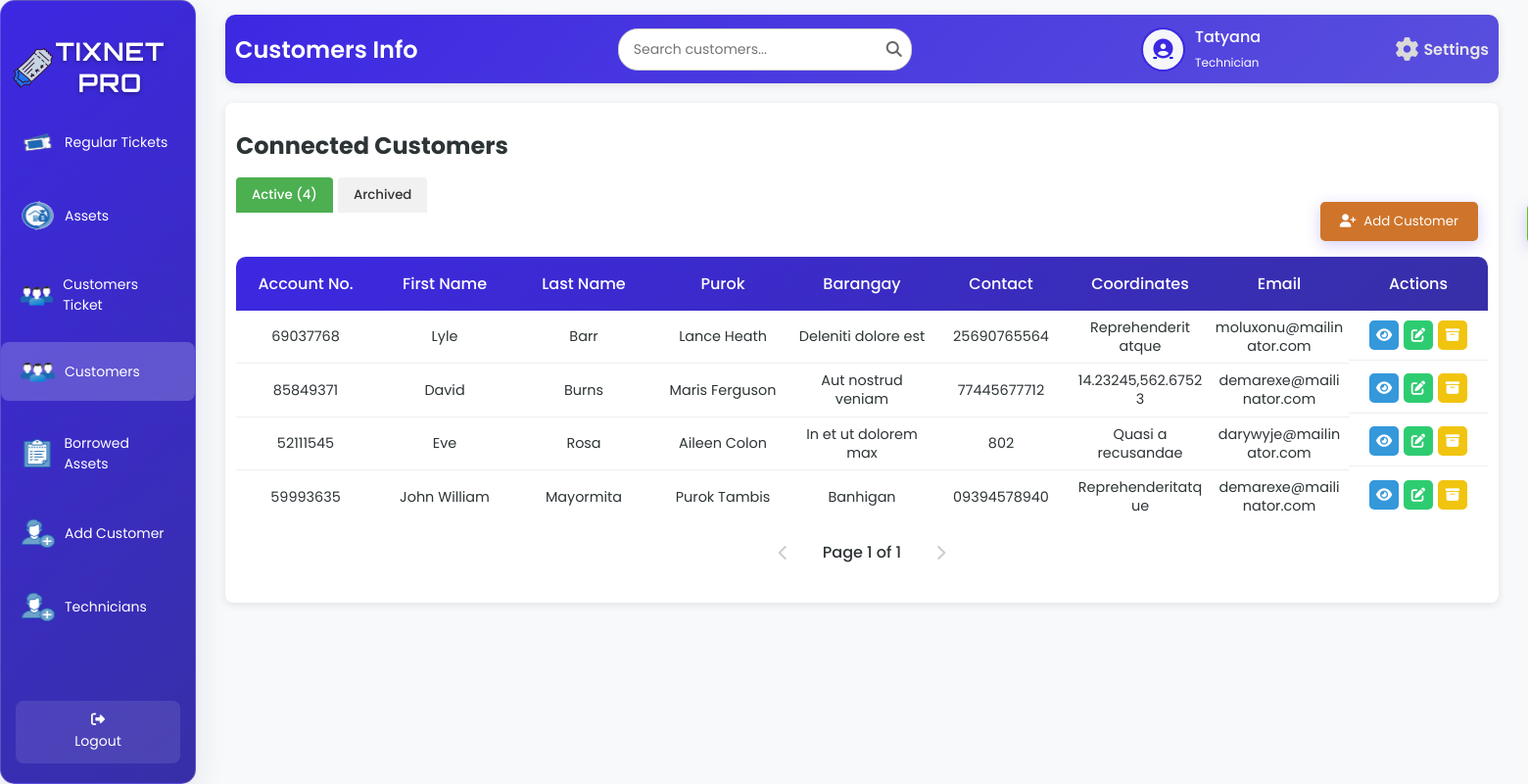
Page /customersT.php (signed in) on the earlier database version.
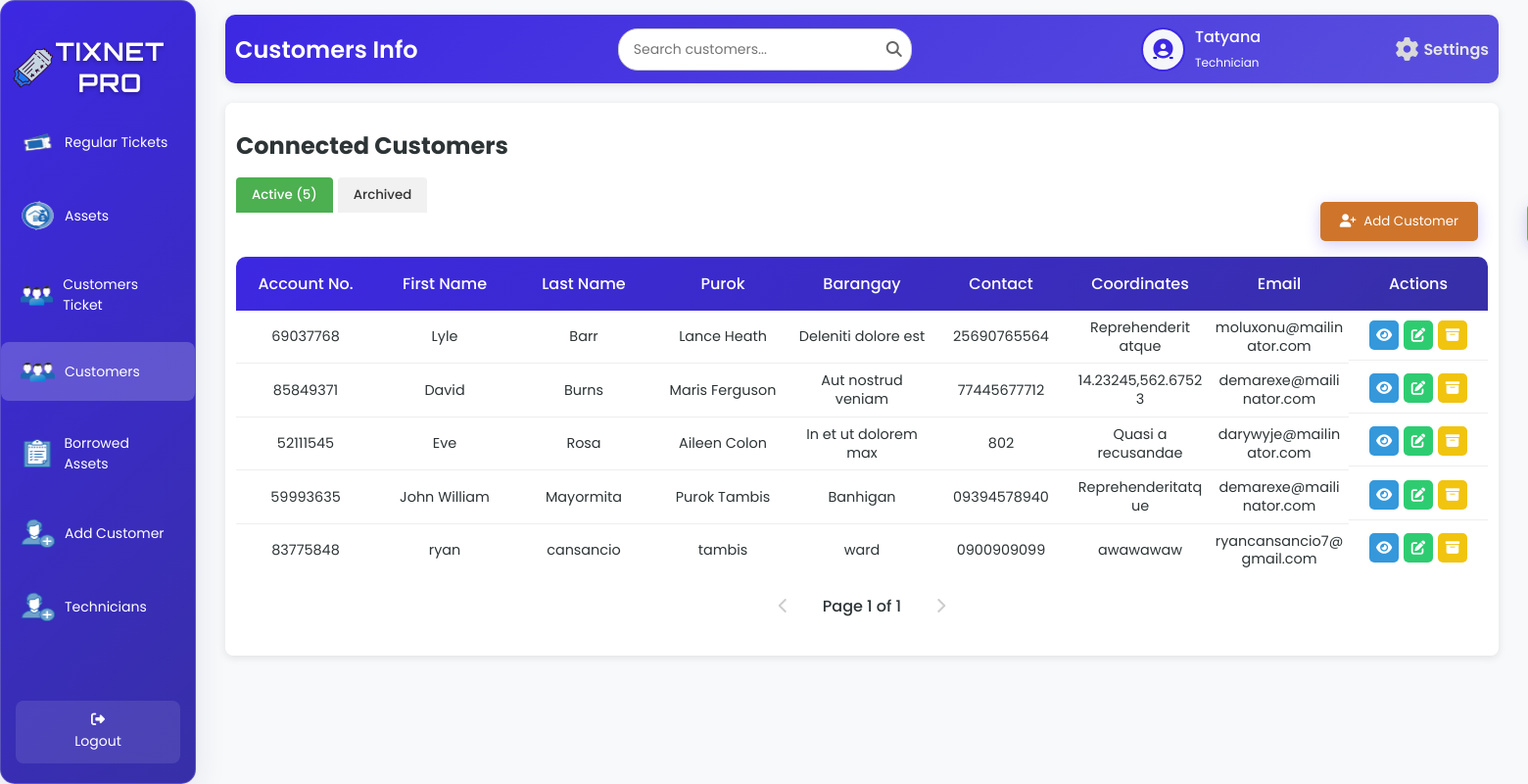
Same page on the later database version.
### tables this page shows
CREATE TABLE `tbl_customer` (
  `c_id` int(50) NOT NULL,
  `c_fname` varchar(200) NOT NULL,
  `c_lname` varchar(200) NOT NULL,
  `c_purok` varchar(200) NOT NULL,
  `c_barangay` varchar(200) NOT NULL,
  `c_contact` varchar(100) NOT NULL,
  `c_email` varchar(200) NOT NULL,
  `c_date` date NOT NULL,
  `c_napname` varchar(200) NOT NULL,
  `c_napport` int(50) NOT NULL,
  `c_macaddress` varchar(200) NOT NULL,
  `c_status` varchar(200) NOT NULL,
  `c_plan` varchar(200) NOT NULL,
  `c_equipment` varchar(200) NOT NULL,
  `c_account_no` int(100) NOT NULL,
  `c_coordinates` varchar(200) NOT NULL,
  `c_balance` int(50) NOT NULL,
  `c_startdate` varchar(100) NOT NULL,
  `c_nextdue` varchar(100) NOT NULL,
  `c_lastdue` varchar(100) NOT NULL,
  `c_nextbill` varchar(100) NOT NULL,
  `c_billstatus` varchar(100) NOT NULL
);

### customersT.php (the view, shortened to what the changed rows need)
<?php
include 'db.php';
function jsEscape($str) {
    return str_replace(
        ["\\", "'", "\"", "\n", "\r", "\t"],
        ["\\\\", "\\'", "\\\"", "\\n", "\\r", "\\t"],
        $str
    );
}
if ($conn) {
    $limit = 10;
    $pageActive = isset($_GET['page_active']) ? (int)$_GET['page_active'] : 1;
    $offsetActive = ($pageActive - 1) * $limit;
    $totalActiveQuery = "SELECT COUNT(*) AS total FROM tbl_customer WHERE c_status NOT LIKE 'ARCHIVED:%' OR c_status IS NULL";
    $totalActiveResult = $conn->query($totalActiveQuery);
    $totalActiveRow = $totalActiveResult->fetch_assoc();
    $totalActive = $totalActiveRow['total'];
    $sqlActive = "SELECT c_account_no, c_fname, c_lname, c_purok, c_barangay, c_contact, c_email, c_coordinates, c_date, c_napname, c_napport, c_macaddress, c_status, c_plan, c_equipment, c_balance, c_startdate, c_nextdue, c_lastdue, c_nextbill, c_billstatus
                  FROM tbl_customer WHERE c_status NOT LIKE 'ARCHIVED:%' OR c_status IS NULL LIMIT ?, ?";
    $stmtActive = $conn->prepare($sqlActive);
    $stmtActive->bind_param("ii", $offsetActive, $limit);
    $stmtActive->execute();
    $resultActive = $stmtActive->get_result();
} else {
    $_SESSION['error'] = "Database connection failed.";
}
?>
<!DOCTYPE html>
<html lang="en">
<head>
    <link rel="stylesheet" href="customersT.css">
    <link rel="stylesheet" href="https://cdnjs.cloudflare.com/ajax/libs/font-awesome/6.6.0/css/all.min.css" />
</head>
<body>
<div class="wrapper">
    <div class="sidebar glass-container">
        <h2><img src="image/logo.png" alt="TixNet Icon" class="sidebar-icon">TixNet Pro</h2>
    </div>
    <div class="container">
        <div class="upper">
            <h1>Customers Info</h1>
        </div>
        <div class="table-box glass-container">
            <h2>Connected Customers</h2>
            <div class="tab-buttons">
                <button class="tab-btn <?php echo (isset($_GET['tab']) && $_GET['tab'] === 'customers_active') || !isset($_GET['tab']) ? 'active' : ''; ?>" onclick="showTab('customers_active')">
                    Active (<?php echo $totalActive; ?>)
                </button>
                <button class="tab-btn <?php echo isset($_GET['tab']) && $_GET['tab'] === 'customers_archived' ? 'active' : ''; ?>" onclick="showTab('customers_archived')">
                    Archived
                </button>
            </div>
            <div class="active-customers" id="customers_active" <?php echo (isset($_GET['tab']) && $_GET['tab'] === 'customers_archived') ? 'style="display: none;"' : ''; ?>>
                <table id="active-customers-table">
                    <thead>
                        <tr>
                            <th>Account No.</th>
                            <th>First Name</th>
                            <th>Last Name</th>
                            <th>Purok</th>
                            <th>Barangay</th>
                            <th>Contact</th>
                            <th>Coordinates</th>
                            <th>Email</th>
                            <th>Actions</th>
                        </tr>
                    </thead>
                    <tbody id="active-customers-tbody">
                        <?php
                        if ($resultActive->num_rows > 0) {
                            while ($row = $resultActive->fetch_assoc()) {
                                $displayStatus = ($row['c_status'] ?? '');
                                echo "<tr>
                                        <td>" . htmlspecialchars($row['c_account_no'], ENT_QUOTES, 'UTF-8') . "</td>
                                        <td>" . htmlspecialchars($row['c_fname'], ENT_QUOTES, 'UTF-8') . "</td>
                                        <td>" . htmlspecialchars($row['c_lname'], ENT_QUOTES, 'UTF-8') . "</td>
                                        <td>" . htmlspecialchars($row['c_purok'], ENT_QUOTES, 'UTF-8') . "</td>
                                        <td>" . htmlspecialchars($row['c_barangay'], ENT_QUOTES, 'UTF-8') . "</td>
                                        <td>" . htmlspecialchars($row['c_contact'], ENT_QUOTES, 'UTF-8') . "</td>
                                        <td>" . htmlspecialchars($row['c_coordinates'], ENT_QUOTES, 'UTF-8') . "</td>
                                        <td>" . htmlspecialchars($row['c_email'], ENT_QUOTES, 'UTF-8') . "</td>
                                        <td class='action-buttons'>
                                            <a class='view-btn' onclick=\"showViewDetails('" . htmlspecialchars($row['c_account_no'], ENT_QUOTES, 'UTF-8') . "', '" . jsEscape($row['c_fname']) . "', '" . jsEscape($row['c_lname']) . "', '" . jsEscape($row['c_purok']) . "', '" . jsEscape($row['c_barangay']) . "', '" . jsEscape($row['c_contact']) . "', '" . jsEscape($row['c_email']) . "', '" . jsEscape($row['c_coordinates']) . "', '" . jsEscape($row['c_date']) . "', '" . jsEscape($row['c_napname']) . "', '" . jsEscape($row['c_napport']) . "', '" . jsEscape($row['c_macaddress']) . "', '" . jsEscape($displayStatus) . "', '" . jsEscape($row['c_plan']) . "', '" . jsEscape($row['c_equipment']) . "', '" . jsEscape($row['c_balance'] ?? '0.00') . "', '" . jsEscape($row['c_startdate'] ?? '') . "', '" . jsEscape($row['c_nextdue'] ?? '') . "', '" . jsEscape($row['c_lastdue'] ?? '') . "', '" . jsEscape($row['c_nextbill'] ?? '') . "', '" . jsEscape($row['c_billstatus'] ?? 'Inactive') . "')\" title='View'><i class='fas fa-eye'></i></a>
                                            <a class='edit-btn' href='editC.php?account_no=" . htmlspecialchars($row['c_account_no'], ENT_QUOTES, 'UTF-8') . "' title='Edit'><i class='fas fa-edit'></i></a>
                                            <a class='archive-btn' onclick=\"showArchiveModal('" . htmlspecialchars($row['c_account_no'], ENT_QUOTES, 'UTF-8') . "', '" . jsEscape($row['c_fname'] . ' ' . $row['c_lname']) . "')\" title='Archive'><i class='fas fa-archive'></i></a>
                                        </td>
                                      </tr>";
                            }
                        } else {
                            echo "<tr><td colspan='10' style='text-align: center;'>No active customers found.</td></tr>";
                        }
                        ?>
                    </tbody>
                </table>
            </div>
        </div>
    </div>
</div>
</body>
</html>

Differences in the rows shown:
added tbl_customer: c_account_no "83775848", c_fname "ryan", c_lname "cansancio", c_purok "tambis", c_barangay "ward", c_contact "0900909099", c_coordinates "awawawaw", c_email "ryancansancio7@gmail.com"
Other differences:
$totalActive: "4" → "5"
